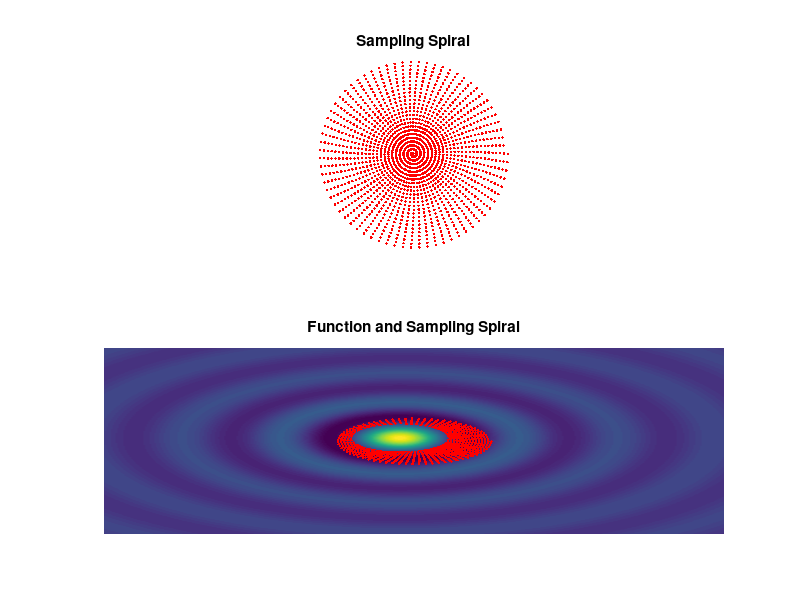
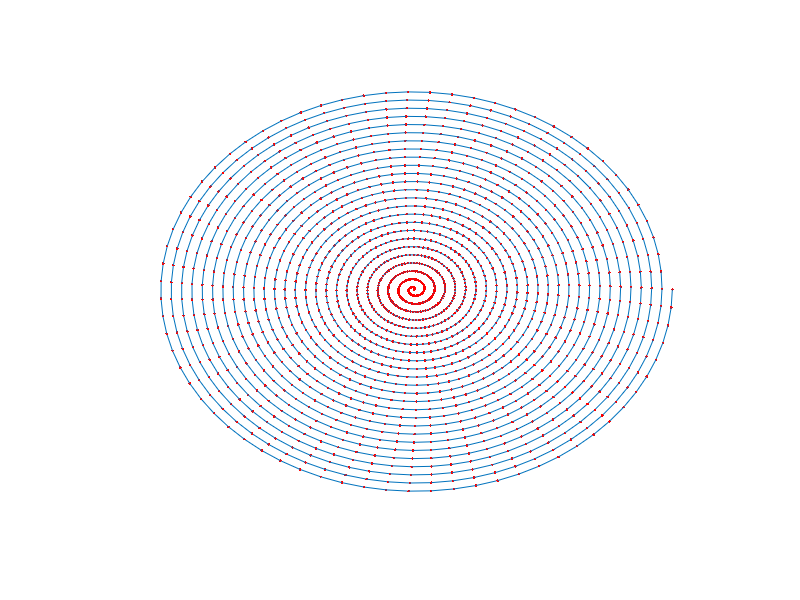

Recreate these plots in MATLAB, in order. (Note: this script raises an error after producing the figures.)
clear variables
clc; clf; close all;

%% BUILD SPIRAL
spacing=.2;
Rs=5;                               %max radius
revs=Rs/spacing;                    %calc number of revolutions
k=spacing/(2*pi);                       
theta=linspace(0,revs*2*pi,1777); %how many points and angle coord
r=k*theta;                       %radius coord
x=r.*cos(theta);                 %convert to x cartesian
y=r.*sin(theta);                 %convert to y cartesian

%% build sample function
xo=.9;
yo=-.7;
Intensity=zeros(length(x),1);
for i=1:length(x)   
        R = sqrt((x(i)-xo).^2 + (y(i)-yo).^2) + eps;
        Intensity(i) = sin(R)./R;
end
%% plot surface of function
[X,Y] = meshgrid(-20:.1:20);
R = sqrt((X+xo).^2 + (Y+yo).^2) + eps;
Z = sin(R)./R;
%% Sampling Spiral and Spiral on Function
figure(1)
subplot(2,1,1)
plot(x,y,'r.') 
axis equal
grid on
axis off
title('Sampling Spiral')

subplot(2,1,2)
hold on
surf(X,Y,Z)
axis off
plot(x,y,'r.')
title('Function and Sampling Spiral')
shading interp
%% Nice Spiral Mapping for Presentaions
figure(2)
hold on
plot3(x,y,Intensity,'r.')
plot3(x,y,Intensity)
axis off
colormap('jet(200)')
title('Spiral Mapping')
xlabel('X Translation')
ylabel('Y Translation')
zlabel('Intensity')

%axis equal
shading interp

% 
% %% Nice Spiral Graphing for Presentaions
% theta=linspace(0,revs*2*pi,3000); %how many points
% r=k*theta;                   %spiral
% XX=r.*cos(theta);             %convert to x cartesian
% YY=r.*sin(theta);             %convert to y cartesian
% 
% figure(4)
% hold on
% plot(x,y,'r.') 
% plot(XX,YY) 
% axis equal
% grid on
% axis off
% %% Function with Spiral Overlay for Presentaions
% figure(5)
% hold on
% surf(X,Y,Z)
% axis off
% plot(x,y,'r.')
% 
% 
% shading interp

%% Map of Function from Spiral
figure(2) 
hold on
plot3(x,y,Intensity,'r.')   %dots
plot3(x,y,Intensity)        %lines

colormap('jet(200)')
shading interp

xlabel('X Translation')
ylabel('Y Translation')
zlabel('Intensity')
%axis off
%axis equal

%%
[pks, locs]=findpeaks(Intensity); %find peaks (values where dz/dxdy=0) and locations 
avg=mean(pks); 
for a=1:length(locs)
    if pks(a) >= avg            %check if peak value is over average to filter out false peaks
        Peaks(a,1)=x(locs(a)); %If true pass values into matrix Peaks
        Peaks(a,2)=y(locs(a));
        Peaks(a,3)=Intensity(locs(a));
    else
        Peaks(a,1)=nan;         %If false pass nan placeholders
        Peaks(a,2)=nan;
        Peaks(a,3)=nan;

    end
end
Peaks=rmmissing(Peaks); %remove nans

%% Peaks in different rev numbers

for a=1:length(pks)%plot points of global peaks on the 
    figure(2)
    plot3(x(locs(a)),y(locs(a)),pks(a),'b.');
    plot3(x(locs(a)),y(locs(a)),zeros(length(locs),1),'b+');
end
    
rv=sqrt(x.^2+y.^2)./(k*2*pi); %Calc distance to center for each point/pitch for rev number
revsV=floor(rv);    %round rev number down           
revsV=revsV+1; %rev1 is now 1 not zero

I_Revs=nan(length(x),revs+1);%preallocate for speed
for a=1:length(revsV)  %build matrixes where column number corresponds to rev number
    I_Revs(a,revsV(a))=Intensity(a);
    X_Revs(a,revsV(a))=x(a);
    Y_Revs(a,revsV(a))=y(a);
end


[M,I] = max(I_Revs);

hold on
for a=1:length(I)
    figure(2)
    plot3(x(I(a)),y(I(a)),M(a),'k+'); 
end

fit=[Peaks(:,1),Peaks(:,2)];
figure(10)

for a=1:width(X_Revs)
hold on
plot(X_Revs(:,a),Y_Revs(:,a));
end

%% linear fit
[Int,Pos]=max(Intensity);
a1=x(Pos);
b1=y(Pos);


M_Guess=-1;
Xpos=Peaks(:,1);
FUN=@(S,Xpos)S(1).*(Xpos+a1)-b1;

Slope=lsqcurvefit(FUN,M_Guess,Peaks(:,1),Peaks(:,2));
figure(2)
hold on
plot(Peaks(:,1),FUN(Slope,Peaks(:,1)))
plot(Peaks(:,1),Peaks(:,2),'b.')
plot(a1,b1,'r+')
%% find direction
Step1=.001;

x1n=(a1:-Step1:a1-(Step1*4));
x1p=(a1:Step1:a1+(Step1*4));

y1n=FUN(Slope,x1n);
y1p=FUN(Slope,x1p);

Int1n=GetIntensity(x1n,y1n);
Int1p=GetIntensity(x1p,y1p);

if mean(Int1p) > mean(Int1n) %if dI/dx is positive step=+
    Step1=Step1;
    Int1=(Int1p);
    X1=x1p(end)+Step1;
    Linear1M(:,1)=x1p;
    Linear1M(:,2)=y1p;
elseif mean(Int1p) < mean(Int1n)
    Step1=-Step1;
    Int1=(Int1n);
    X1=x1n(end)+Step1;
    XX1=[x1n X1]
else
    print('Error1')
end

%%
a=4;

while Int1(a)>=.99999*mean([Int1(a-1) Int1(a-2) Int1(a-3)])
a=a+1;
Y1=FUN(Slope,X1); %To do:make vectors of displacements maybe : maybe growing vector
Int1(a)=GetIntensity(X1,Y1);
X1=X1+Step1;


end
x1=Peaks(:,1);
y1=Slope*(x1+a1)-b1;
plot(x1,y1)
linear1=[x1,y1];